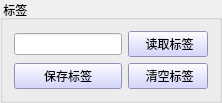
             <widget class="QGroupBox" name="groupBox_14">
              <property name="maximumSize">
               <size>
                <width>16777215</width>
                <height>16777215</height>
               </size>
              </property>
              <property name="styleSheet">
               <string notr="true">

                                QPushButton{ background-color: rgb(200,200,255);}

 </string>
              </property>
              <property name="title">
               <string> 标签</string>
              </property>
              <layout class="QGridLayout" name="gridLayout_16">
               <item row="0" column="0">
                <widget class="QLineEdit" name="label_log_lineEdit">
                 <property name="minimumSize">
                  <size>
                   <width>0</width>
                   <height>20</height>
                  </size>
                 </property>
                 <property name="styleSheet">
                  <string notr="true"/>
                 </property>
                 <property name="readOnly">
                  <bool>true</bool>
                 </property>
                </widget>
               </item>
               <item row="0" column="1">
                <widget class="QPushButton" name="read_label_pushButton">
                 <property name="font">
                  <font>
                   <family>微软雅黑</family>
                  </font>
                 </property>
                 <property name="text">
                  <string> 读取标签</string>
                 </property>
                </widget>
               </item>
               <item row="1" column="0">
                <widget class="QPushButton" name="save_label_pushButton">
                 <property name="font">
                  <font>
                   <family>微软雅黑</family>
                  </font>
                 </property>
                 <property name="text">
                  <string>保存标签</string>
                 </property>
                </widget>
               </item>
               <item row="1" column="1">
                <widget class="QPushButton" name="clear_label_pushButton">
                 <property name="font">
                  <font>
                   <family>微软雅黑</family>
                  </font>
                 </property>
                 <property name="text">
                  <string> 清空标签</string>
                 </property>
                </widget>
               </item>
              </layout>
             </widget>
